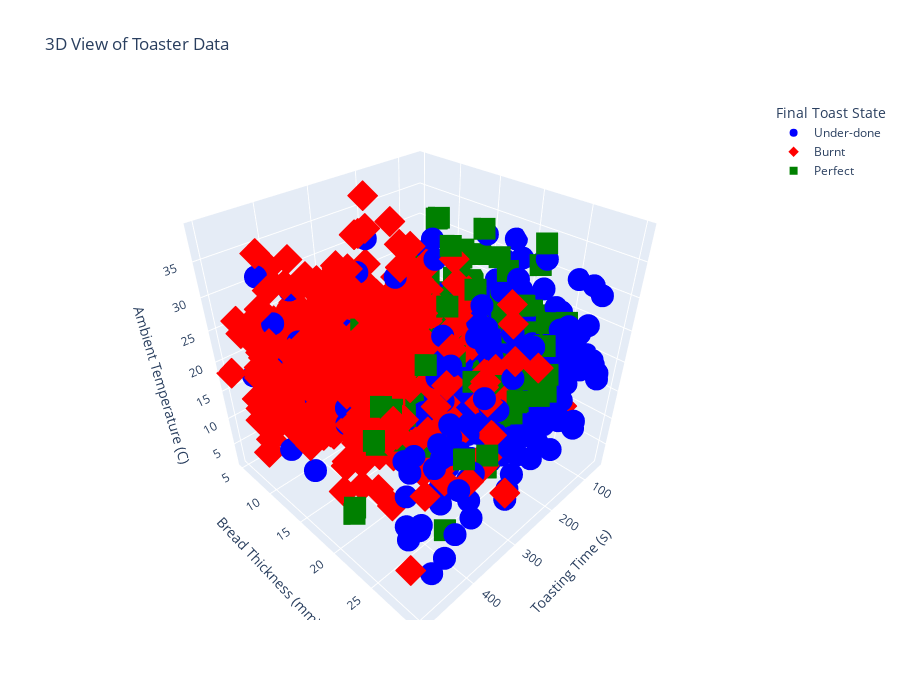

The cell this chart's notebook holds for it:
### Markdown cell above
## Step 1: Explore the data

Check what the data looks like using the two functions defined above, as well as the pandas and matplotlib functions seen during class:

- ```df.head()```
- ```df.describe()```
- boxplots, histograms, scatter plots, etc.

The plotting functions ```displayfeatures(df)``` and ```displayfeatures3D(df)``` do not consider whether the bread is frozen or not. You may want to copy these functions to display the data with respect to the bread frozen feature.

### Code cell
df.head()
df.describe()

displayfeatures(df)
displayfeatures3D(df)

### Figure 1 — Plotly figure (JSON) as saved in the notebook; plotly's stock layout.template omitted (floating-point values rounded to 4 significant figures; data arrays with more than 128 entries replaced by an {"elided": "..."} marker saying what was removed)
{"data": [{"hovertemplate": "Final Toast State=%{marker.color}<br>Toasting Time (s)=%{x}<br>Bread Thickness (mm)=%{y}<br>Ambient Temperature (C)=%{z}<extra></extra>", "legendgroup": "0", "marker": {"color": "blue", "coloraxis": "coloraxis", "symbol": "circle"}, "mode": "markers", "name": "Under-done", "scene": "scene", "showlegend": true, "type": "scatter3d", "x": {"elided": "318 int values"}, "y": {"elided": "318 float values"}, "z": {"elided": "318 float values"}}, {"hovertemplate": "Final Toast State=%{marker.color}<br>Toasting Time (s)=%{x}<br>Bread Thickness (mm)=%{y}<br>Ambient Temperature (C)=%{z}<extra></extra>", "legendgroup": "2", "marker": {"color": "red", "coloraxis": "coloraxis", "symbol": "diamond"}, "mode": "markers", "name": "Burnt", "scene": "scene", "showlegend": true, "type": "scatter3d", "x": {"elided": "545 int values"}, "y": {"elided": "545 float values"}, "z": {"elided": "545 float values"}}, {"hovertemplate": "Final Toast State=%{marker.color}<br>Toasting Time (s)=%{x}<br>Bread Thickness (mm)=%{y}<br>Ambient Temperature (C)=%{z}<extra></extra>", "legendgroup": "1", "marker": {"color": "green", "coloraxis": "coloraxis", "symbol": "square"}, "mode": "markers", "name": "Perfect", "scene": "scene", "showlegend": true, "type": "scatter3d", "x": {"elided": "137 int values"}, "y": {"elided": "137 float values"}, "z": {"elided": "137 float values"}}], "layout": {"coloraxis": {"colorbar": {"title": {"text": "Final Toast State"}}, "colorscale": [[0, "#0d0887"], [0.1111, "#46039f"], [0.2222, "#7201a8"], [0.3333, "#9c179e"], [0.4444, "#bd3786"], [0.5556, "#d8576b"], [0.6667, "#ed7953"], [0.7778, "#fb9f3a"], [0.8889, "#fdca26"], [1, "#f0f921"]]}, "height": 700, "legend": {"title": {"text": "Final Toast State"}, "tracegroupgap": 0}, "scene": {"domain": {"x": [0, 1], "y": [0, 1]}, "xaxis": {"title": {"text": "Toasting Time (s)"}}, "yaxis": {"title": {"text": "Bread Thickness (mm)"}}, "zaxis": {"title": {"text": "Ambient Temperature (C)"}}}, "title": {"text": "3D View of Toaster Data"}}}
